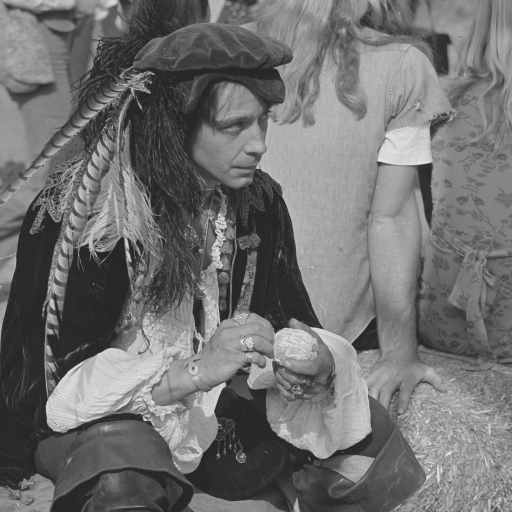
#> input picture Images/man.tif, 512 x 512 px, found by its file name
$ python test_on_rgb_image.py
#> lines starting #> are read from the running program, lines starting #| are printed output that depends on the picture
### Historgram.py
import cv2
import numpy as np
import matplotlib.pyplot as plt


image = cv2.imread("Images\\man.tif", cv2.IMREAD_GRAYSCALE)
#> image is the input picture: shape (512, 512); min 39, max 242, mean 112.6

def compute_histogram(image):
    histogram = [0] * 256
    for row in image:
        for pixel in row:
            histogram[pixel] += 1
    return np.array(histogram)

def convert_to_grayscale(image_path: str):
    image = cv2.imread(image_path)  # Reads in BGR format
    image = cv2.cvtColor(image, cv2.COLOR_BGR2RGB)  # Convert to RGB
    red_channel, green_channel, blue_channel = image[:, :, 0], image[:, :, 1], image[:, :, 2]
    gray_image = (0.299 * red_channel + 0.587 * green_channel + 0.114 * blue_channel).astype(np.uint8)
    return gray_image, red_channel, green_channel, blue_channel

def recover_rgb_image(equalized_red_channel, equalized_green_channel, equalized_blue_channel):
    equalized_rgb_image = np.stack((equalized_red_channel, equalized_green_channel, equalized_blue_channel), axis=2)
    return equalized_rgb_image

def compute_distribution_curve(image, histogram):
    total_pixels = image.size
    probability_distribution_curve = histogram / total_pixels
    return probability_distribution_curve

def compute_cumulative_distribution_function(image, histogram):
    cumulative_distribution_function = [sum(histogram[:i+1]) for i in range(256)]
    cdf_min = min(cumulative_distribution_function)

    normalized_cumulative_distribution_function =\
          [(cumulative_distribution_function[i] - cdf_min) / (image.size - cdf_min) * 255 for i in range(256)]

    normalized_cumulative_distribution_function =\
          np.round(normalized_cumulative_distribution_function).astype(np.uint8)

    return normalized_cumulative_distribution_function

def equalize_image(image, normalized_cumulative_distribution_function):
    equalized_image = np.zeros_like(image)
    for i in range(image.shape[0]):
        for j in range(image.shape[1]):
            equalized_image[i, j] = normalized_cumulative_distribution_function[image[i, j]]
    return equalized_image

histogram = compute_histogram(image)
#> after the loop in compute_histogram, `for row in image:`: histogram = 256 values, max 8058 at index 42, min 0 at index 0, mean 1024
pdf = compute_distribution_curve(image, histogram)
#> in compute_distribution_curve, `probability_distribution_curve = histogram / total_pixels`: probability_distribution_curve = 256 values, max 0.0307 at index 42, min 0 at index 0, mean 0.00391
#> pdf has the same summary as probability_distribution_curve in compute_distribution_curve
cdf = compute_cumulative_distribution_function(image, histogram)
#> in compute_cumulative_distribution_function, `cumulative_distribution_function = [sum(histogram[:i+1]) for i in rang..`: cumulative_distribution_function = 256 values from 0 to 262144
#> in compute_cumulative_distribution_function, `cdf_min = min(cumulative_distribution_function)`: cdf_min = 0
#> in compute_cumulative_distribution_function, `normalized_cumulative_distribution_function =\ [(cumulative_distributi..`: normalized_cumulative_distribution_function = 256 values from 0 to 255
#> cdf = 256 values from 0 to 255
equalized_image = equalize_image(image, cdf)
#> after the loop in equalize_image, `for i in range(image.shape[0]):`:
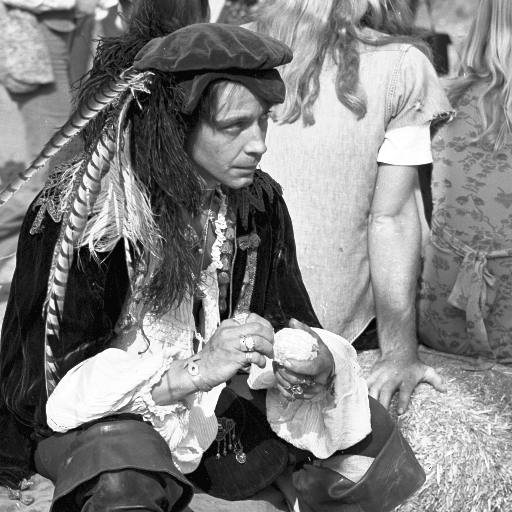
#> equalized_image: shape (512, 512); min 6, max 255, mean 128.6
equalized_histogram = compute_histogram(equalized_image)
#> equalized_histogram = 256 values, max 8058 at index 23, min 0 at index 0, mean 1024
equalized_pdf = compute_distribution_curve(equalized_image, equalized_histogram)
#> equalized_pdf = 256 values, max 0.0307 at index 23, min 0 at index 0, mean 0.00391
equalized_cdf = compute_cumulative_distribution_function(image, equalized_histogram)
#> equalized_cdf = 256 values from 0 to 255

# Display the original image
plt.figure(figsize=(12, 8))
plt.subplot(2, 4, 1)
plt.title("Original Image")
plt.imshow(image, cmap='gray')
plt.axis('off')

# Display the histogram
plt.subplot(2, 4, 2)
plt.title("Histogram")
plt.plot(histogram)
plt.xlim([0, 256])

# Display the PDF
plt.subplot(2, 4, 3)
plt.title("PDF")
plt.plot(pdf)
plt.xlim([0, 256])

# Display the CDF
plt.subplot(2, 4, 4)
plt.title("CDF")
plt.plot(cdf)
plt.xlim([0, 256])

# Display the equalized image
plt.subplot(2, 4, 5)
plt.title("Equalized Image")
plt.imshow(equalized_image, cmap='gray')
plt.axis('off')

# Display the histogram of the equalized image
plt.subplot(2, 4, 6)
plt.title("Equalized Histogram")
plt.plot(equalized_histogram)
plt.xlim([0, 256])

# plt.figure(figsize=(12, 6))

# Compute and display the PDF of the equalized image
plt.subplot(2, 4, 7)
plt.title("Equalized PDF")
plt.plot(equalized_pdf)
plt.xlim([0, 256])

# Compute and display the CDF of the equalized image
plt.subplot(2, 4, 8)
plt.title("Equalized CDF")
plt.plot(equalized_cdf)
plt.xlim([0, 256])

plt.tight_layout()
plt.show()
#> figure, not shown here; panel 2: curve peaks at x = 42, y = 8058; panel 3: curve peaks at x = 42, y = 0.0307; panel 4: curve peaks at x = 218, y = 255; panel 6: curve peaks at x = 23, y = 8058

### test_on_rgb_image.py
import Historgram

image, red_channel, green_channel, blue_channel = Historgram.convert_to_grayscale('Images\Bill-Gates.jpg')
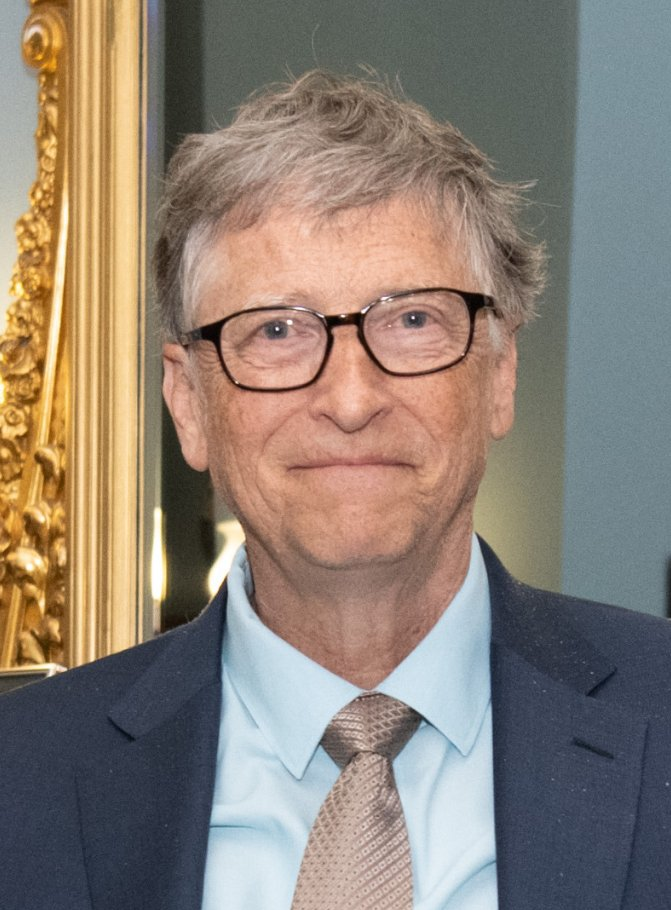
#> input picture Images/Bill-Gates.jpg, 671 x 910 px, found by its file name
#> in convert_to_grayscale, image is the input picture: shape (910, 671, 3); mean B, G, R 116.9, 128.1, 140.3
#> in convert_to_grayscale, `red_channel, green_channel, blue_channel = image[:, :, 0], image[:, :,..`:
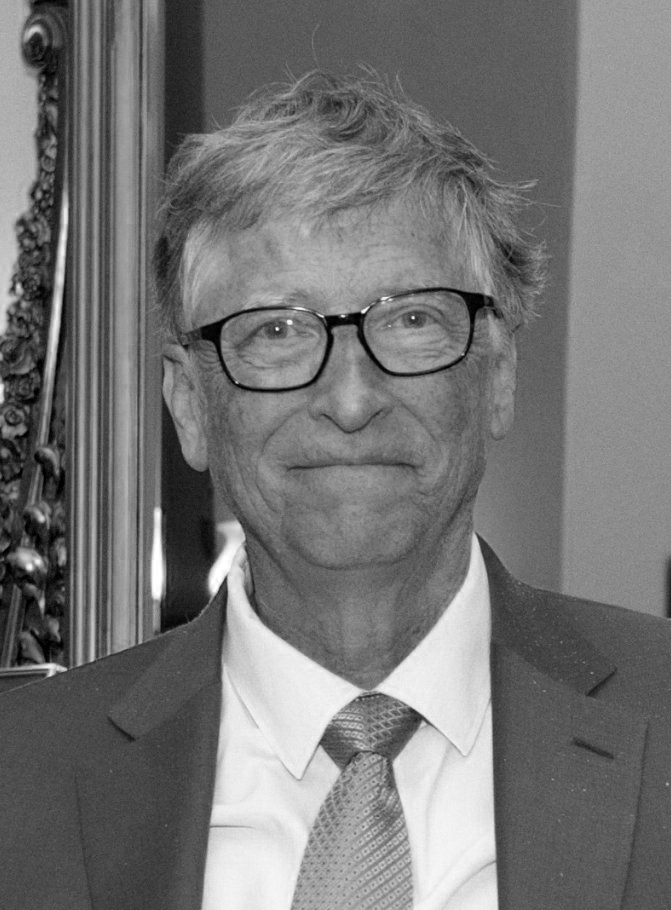
#> blue_channel: shape (910, 671); min 0, max 255, mean 116.9
histogram = Historgram.compute_histogram(image)
#> histogram = 256 values, max 6516 at index 130, min 1 at index 0, mean 2385.2
red_histogram = Historgram.compute_histogram(red_channel)
#> red_histogram = 256 values, max 6066 at index 51, min 0 at index 0, mean 2385.2
green_histogram = Historgram.compute_histogram(green_channel)
#> green_histogram = 256 values, max 6567 at index 98, min 2 at index 0, mean 2385.2
blue_histogram = Historgram.compute_histogram(blue_channel)
#> blue_histogram = 256 values, max 9403 at index 91, min 31 at index 254, mean 2385.2
cdf = Historgram.compute_cumulative_distribution_function(image, histogram)
red_cdf = Historgram.compute_cumulative_distribution_function(red_channel, red_histogram)
#> red_cdf = 256 values from 0 to 255
green_cdf = Historgram.compute_cumulative_distribution_function(green_channel, green_histogram)
#> green_cdf = 256 values from 0 to 255
blue_cdf = Historgram.compute_cumulative_distribution_function(blue_channel, blue_histogram)
#> blue_cdf = 256 values from 0 to 255
equalized_grayscale_image = Historgram.equalize_image(image, cdf)
equalized_red_channel = Historgram.equalize_image(red_channel, red_cdf)
equalized_green_channel = Historgram.equalize_image(green_channel, green_cdf)
#> after the loop in equalize_image (call 4), `for i in range(image.shape[0]):`:
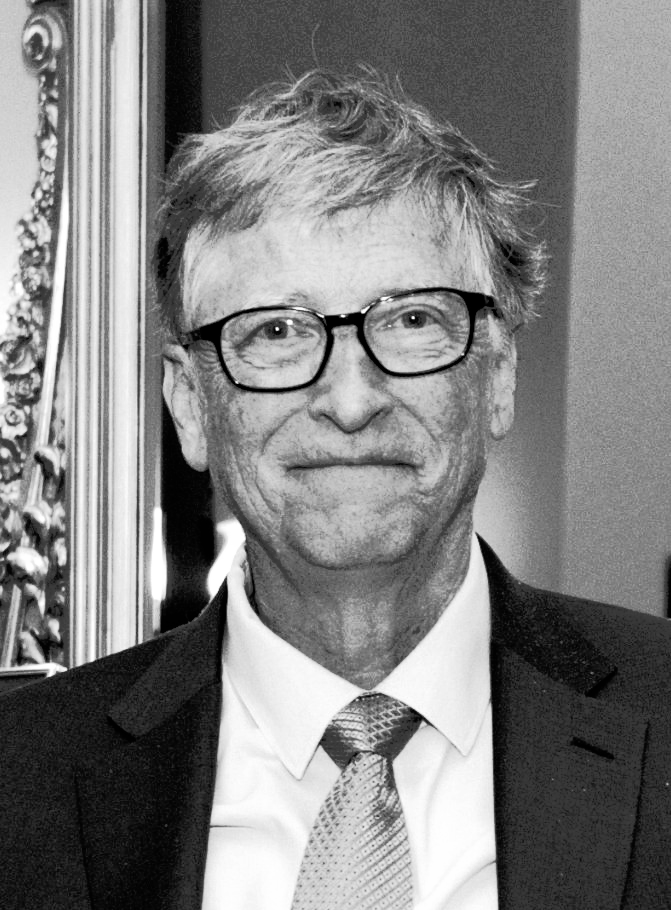
#> equalized_image: shape (910, 671); min 0, max 255, mean 128.3
equalized_blue_channel = Historgram.equalize_image(blue_channel, blue_cdf)
#> after the loop in equalize_image (call 5), `for i in range(image.shape[0]):`:
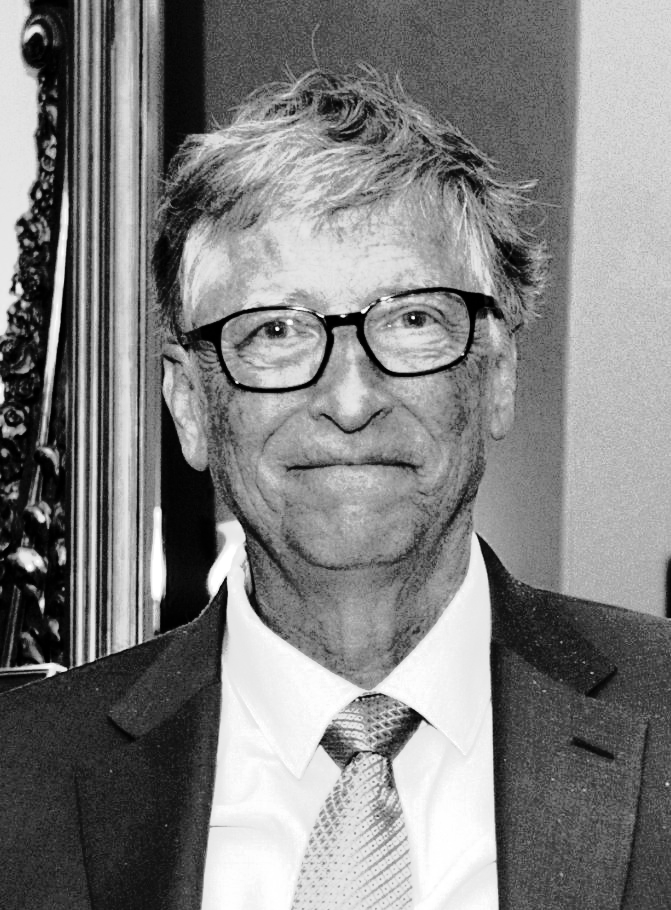
#> equalized_image: shape (910, 671); min 0, max 255, mean 128.3
equalized_histogram = Historgram.compute_histogram(equalized_grayscale_image)
#> equalized_histogram = 256 values, max 6516 at index 126, min 0 at index 9, mean 2385.2
equalized_red_histogram = Historgram.compute_histogram(equalized_red_channel)
#> equalized_red_histogram = 256 values, max 6066 at index 25, min 0 at index 7, mean 2385.2
equalized_green_histogram = Historgram.compute_histogram(equalized_green_channel)
#> equalized_green_histogram = 256 values, max 6567 at index 75, min 0 at index 8, mean 2385.2
equalized_blue_histogram = Historgram.compute_histogram(equalized_blue_channel)
#> equalized_blue_histogram = 256 values, max 9403 at index 89, min 0 at index 24, mean 2385.2
equalized_rgb_image = Historgram.recover_rgb_image(equalized_red_channel, equalized_green_channel, equalized_blue_channel)
#> in recover_rgb_image, `equalized_rgb_image = np.stack((equalized_red_channel, equalized_green..`:
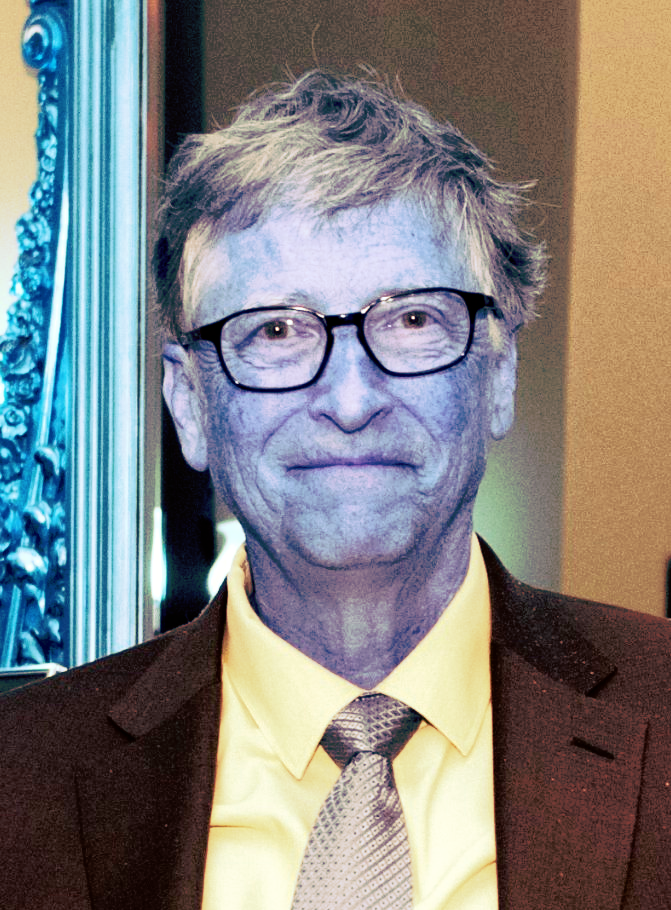
#> equalized_rgb_image: shape (910, 671, 3); mean of channels 0, 1, 2 128.2, 128.3, 128.3; drawn as B, G, R

import matplotlib.pyplot as plt
# Plot original and equalized histograms, and CDFs in one figure
plt.figure(figsize=(20, 15))

# Original histograms
plt.subplot(3, 4, 1)
plt.title('Original Red Histogram')
plt.plot(red_histogram, color='red')

plt.subplot(3, 4, 2)
plt.title('Original Green Histogram')
plt.plot(green_histogram, color='green')

plt.subplot(3, 4, 3)
plt.title('Original Blue Histogram')
plt.plot(blue_histogram, color='blue')

plt.subplot(3, 4, 4)
plt.title('Original Image Histogram')
plt.plot(histogram, color='black')

# Equalized histograms
plt.subplot(3, 4, 5)
plt.title('Equalized Red Histogram')
plt.plot(equalized_red_histogram, color='red')

plt.subplot(3, 4, 6)
plt.title('Equalized Green Histogram')
plt.plot(equalized_green_histogram, color='green')

plt.subplot(3, 4, 7)
plt.title('Equalized Blue Histogram')
plt.plot(equalized_blue_histogram, color='blue')

plt.subplot(3, 4, 8)
plt.title('Equalized Image Histogram')
plt.plot(equalized_histogram, color='black')

# CDFs
plt.subplot(3, 4, 9)
plt.title('Red Channel CDF')
plt.plot(red_cdf, color='red')

plt.subplot(3, 4, 10)
plt.title('Green Channel CDF')
plt.plot(green_cdf, color='green')

plt.subplot(3, 4, 11)
plt.title('Blue Channel CDF')
plt.plot(blue_cdf, color='blue')

plt.subplot(3, 4, 12)
plt.title('Image CDF')
plt.plot(cdf, color='black')

plt.tight_layout()
plt.show()
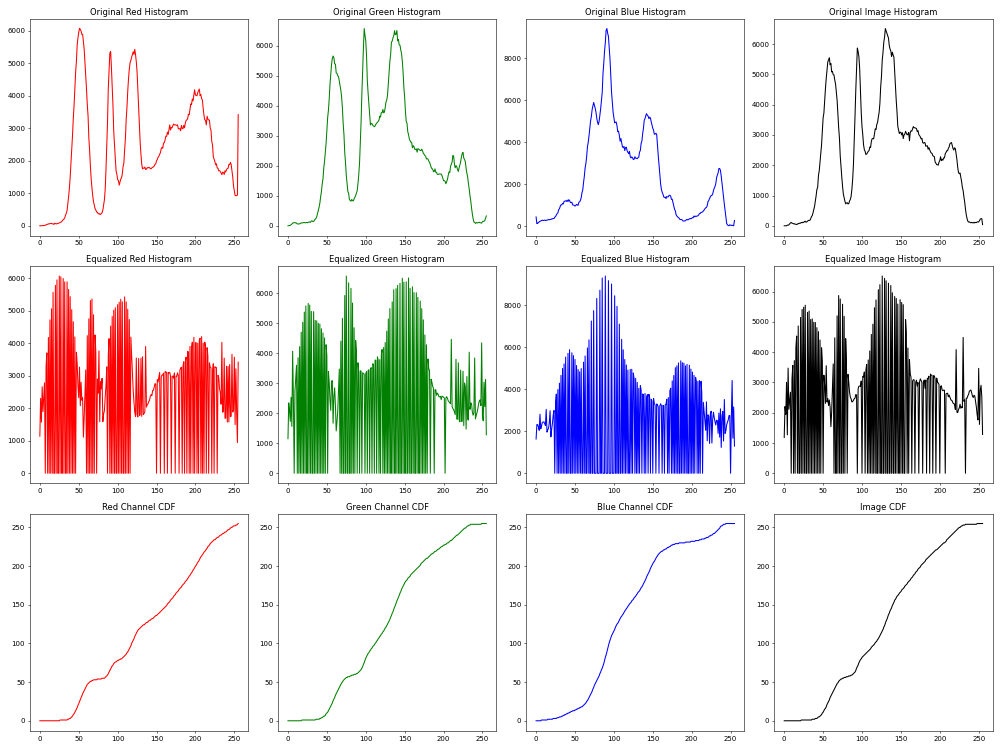
#> figure drawn by matplotlib, 12 panels; panel 1: curve peaks at x = 51, y = 6066; panel 2: curve peaks at x = 98, y = 6567; panel 3: curve peaks at x = 91, y = 9403; panel 4: curve peaks at x = 130, y = 6516

# Display original and equalized images
plt.figure(figsize=(20, 8))

plt.subplot(2, 3, 1)
plt.title('Original Image')
plt.imshow(image, cmap='gray', vmin=0, vmax=255)

plt.subplot(2, 3, 2)
plt.title('Equalized Grayscale Image')
plt.imshow(equalized_grayscale_image, cmap='gray', vmin=0, vmax=255)

plt.subplot(2, 3, 3)
plt.title('Equalized RGB Image')
plt.imshow(equalized_rgb_image, vmin=0, vmax=255)

plt.subplot(2, 3, 4)
plt.title('Red Channel')
plt.imshow(red_channel, cmap='Reds', vmin=0, vmax=255)

plt.subplot(2, 3, 5)
plt.title('Green Channel')
plt.imshow(green_channel, cmap='Greens', vmin=0, vmax=255)

plt.subplot(2, 3, 6)
plt.title('Blue Channel')
plt.imshow(blue_channel, cmap='Blues', vmin=0, vmax=255)

plt.tight_layout()
plt.show()
